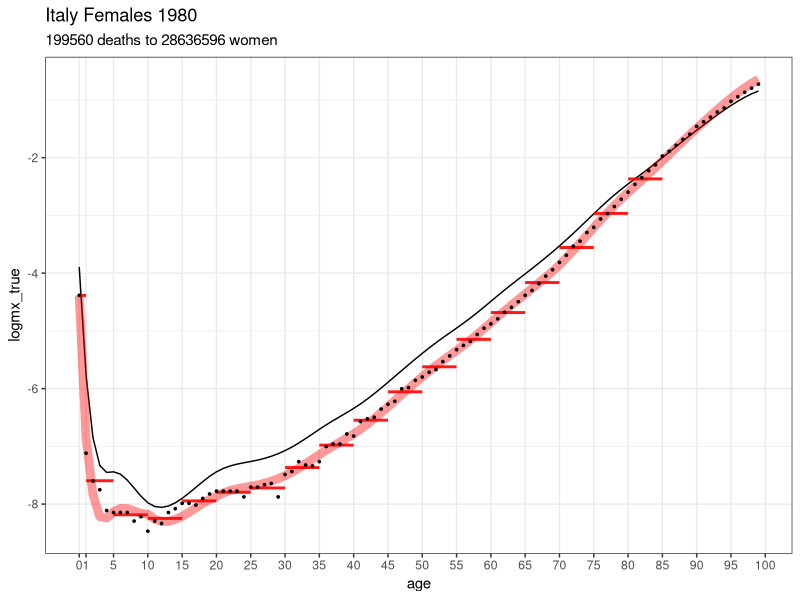
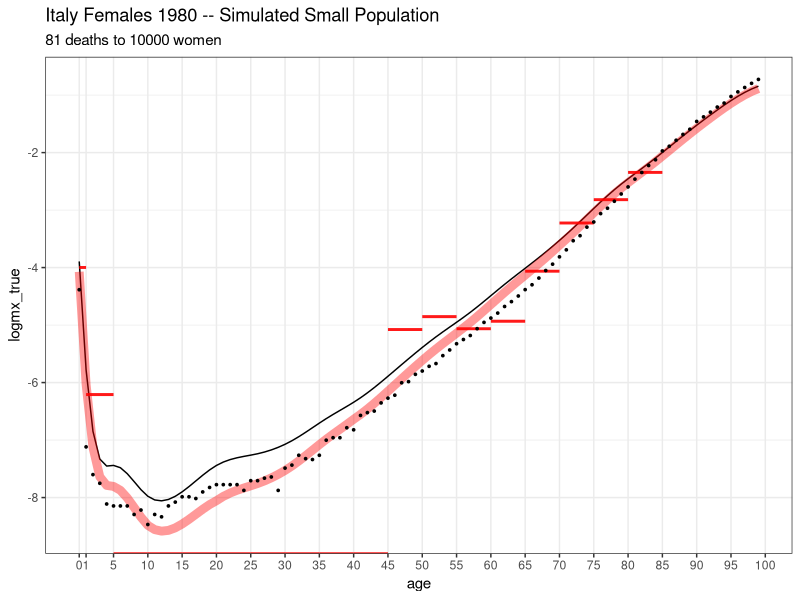
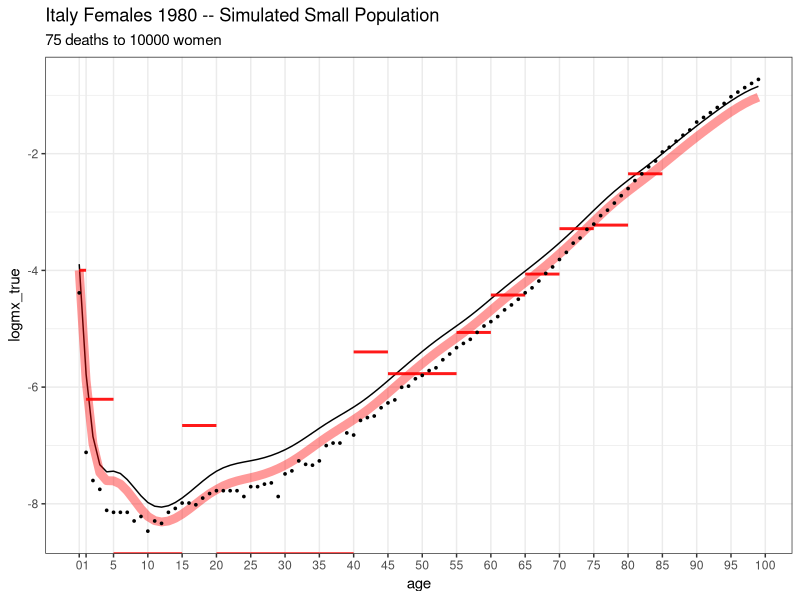
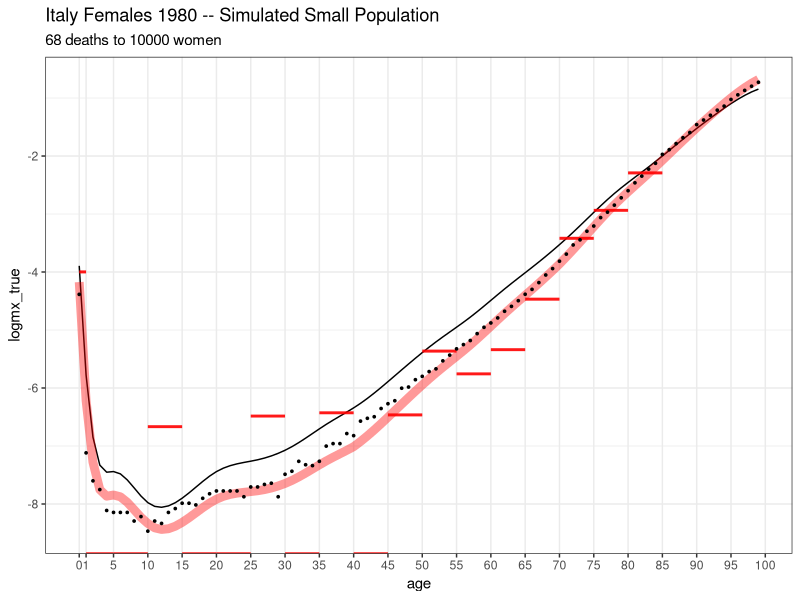
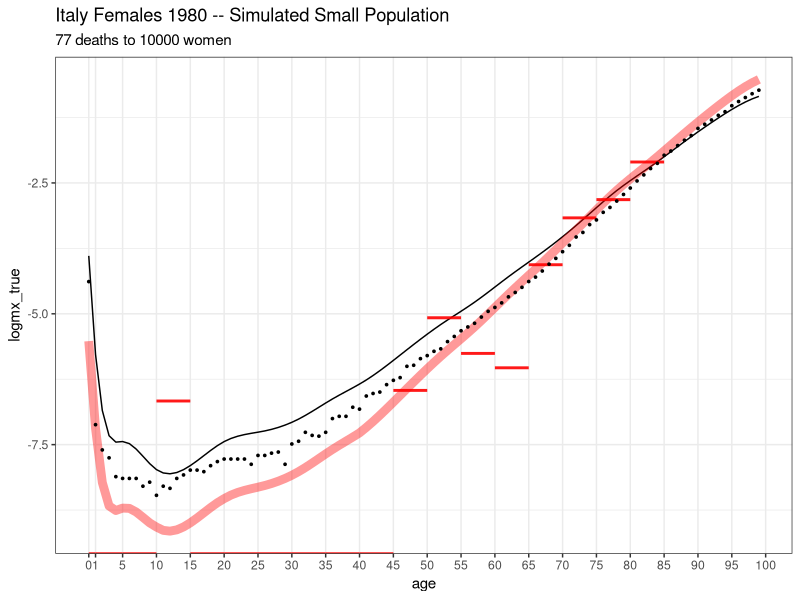
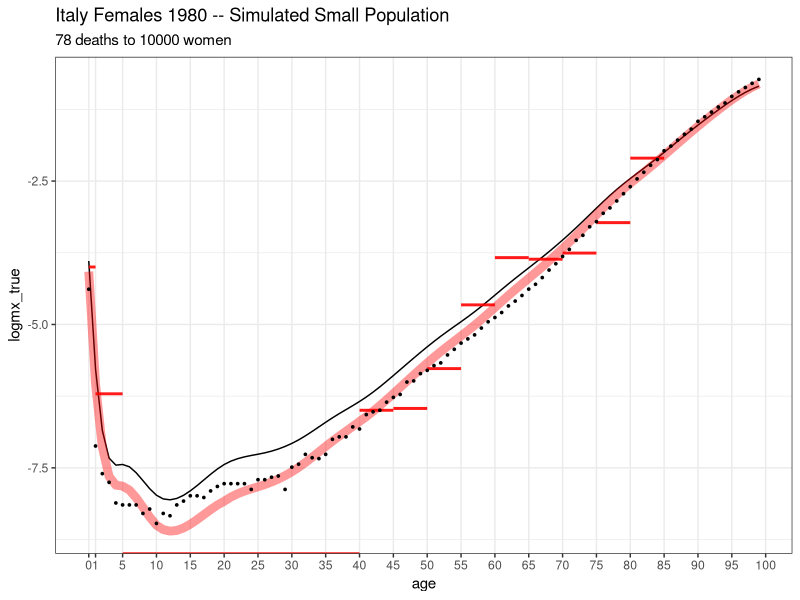
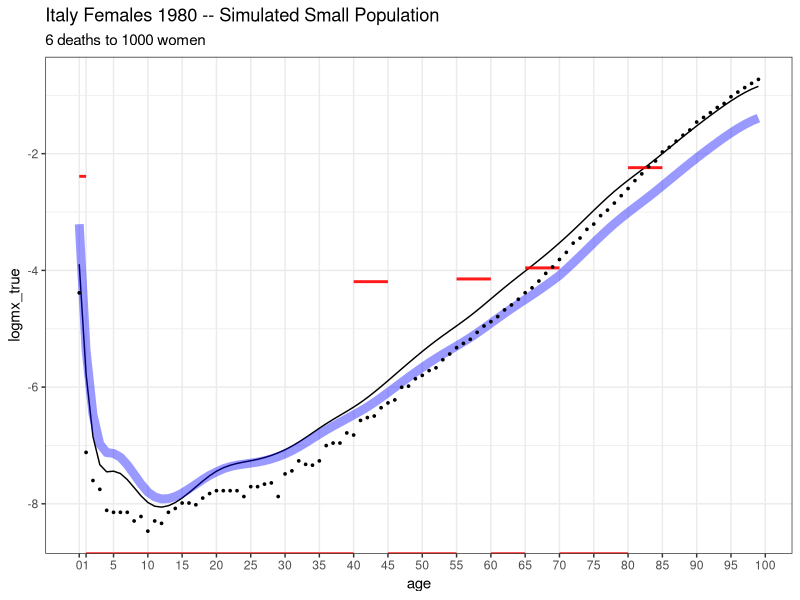
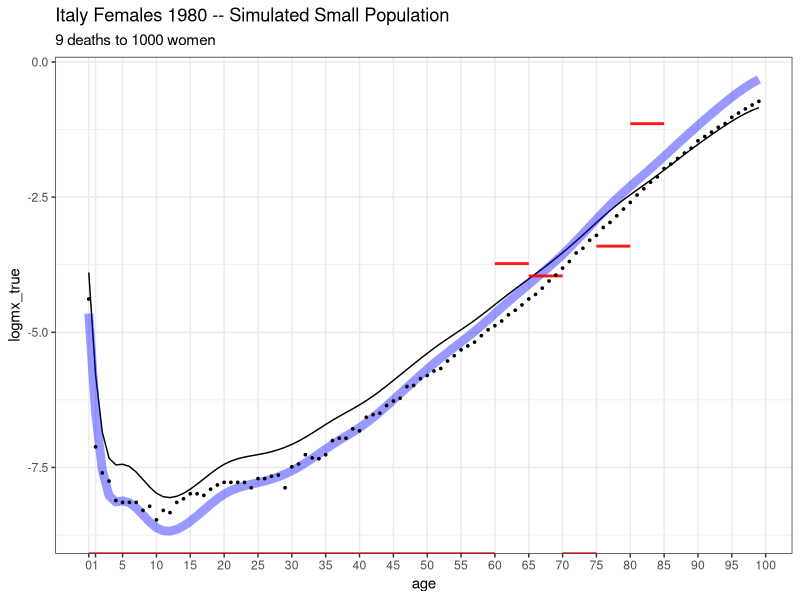

Source code (R) for these figures, in order:
## ---- chunk 1
knitr::opts_chunk$set(echo = TRUE)
## ---- chunk 2
library(tidyverse)
library(splines)

## Italian female 1980 HMD data for age groups

L = c(0,1,seq(5,80,5))
U = c(tail(L,-1),85)

N = c(312106.85, 1423566.3, 2105814.63, 2249555.41, 2230885.74, 1983157.8, 
1874479.58, 1989351.99, 1772133.73, 1896866.51, 1836597.36, 1834496.64, 
1811178.38, 1192763.85, 1498384.03, 1223810.9, 863725.92, 537720.77)

D = c(3889, 716, 587, 589, 791, 816, 832, 1257, 1651, 2721, 4310, 
6636, 10536, 11043, 23312, 34945, 44537, 50392)
  
## single-year ages for TOPALS schedule

age = 0:99
knot_positions = c(0,1,10,20,40,70)

## standard schedule is (arbitrarily) the 1959 period schedule 
## for Canadian females at ages 0,1,...,99 
## these are the log mortality rates
std = c(-3.8933, -5.7776, -6.8474, -7.3298, -7.4519, -7.4408, -7.4807, 
-7.5845, -7.7219, -7.8628, -7.9771, -8.041, -8.0568, -8.0329, 
-7.9779, -7.9005, -7.8088, -7.7101, -7.6113, -7.5195, -7.4415, 
-7.3823, -7.3393, -7.308, -7.2837, -7.2619, -7.238, -7.2082, 
-7.1712, -7.1264, -7.0735, -7.0118, -6.9414, -6.8648, -6.7849, 
-6.7047, -6.6272, -6.5544, -6.4845, -6.4147, -6.3423, -6.2645, 
-6.1791, -6.0872, -5.9904, -5.8903, -5.7887, -5.6869, -5.586, 
-5.4866, -5.3895, -5.2953, -5.2049, -5.1186, -5.0347, -4.9513, 
-4.8664, -4.778, -4.6847, -4.5877, -4.4887, -4.3895, -4.2918, 
-4.1969, -4.1041, -4.0122, -3.9199, -3.8261, -3.7296, -3.6303, 
-3.5278, -3.4221, -3.3129, -3.2004, -3.0861, -2.9716, -2.8589, 
-2.7497, -2.6458, -2.5482, -2.4556, -2.3659, -2.2771, -2.187, 
-2.0942, -1.9991, -1.9028, -1.8062, -1.7105, -1.6164, -1.5242, 
-1.434, -1.3458, -1.2596, -1.1758, -1.0958, -1.0212, -0.9535, 
-0.8944, -0.8454)

## single-year log mortality rates from HMD
## these are the targets for TOPALS estimation
ITA_HMD_logmx = 
  c(-4.3852, -7.1185, -7.6009, -7.7517, -8.1117, -8.1456, -8.1456, 
-8.1456, -8.294, -8.2171, -8.4684, -8.294, -8.3349, -8.1456, 
-8.0789, -7.9866, -7.9866, -8.0164, -7.902, -7.824, -7.7753, 
-7.7753, -7.7753, -7.7753, -7.8753, -7.7063, -7.7063, -7.6628, 
-7.6417, -7.8753, -7.4876, -7.4354, -7.2644, -7.3233, -7.3385, 
-7.2644, -7.0021, -6.959, -6.959, -6.7855, -6.8216, -6.5713, 
-6.5225, -6.4956, -6.3539, -6.2712, -6.2196, -6.0035, -5.9835, 
-5.8569, -5.7992, -5.7169, -5.6694, -5.5315, -5.433, -5.3247, 
-5.2514, -5.1814, -5.0625, -4.9533, -4.8783, -4.7915, -4.6767, 
-4.5923, -4.4945, -4.3836, -4.2992, -4.1825, -4.0513, -3.9409, 
-3.8135, -3.6913, -3.5332, -3.4455, -3.2966, -3.2069, -3.0614, 
-2.9677, -2.8466, -2.7201, -2.5974, -2.4617, -2.3462, -2.2249, 
-2.1253, -1.9713, -1.8905, -1.7861, -1.6842, -1.5945, -1.4583, 
-1.3792, -1.297, -1.2087, -1.1393, -1.0245, -0.9444, -0.8681, 
-0.7958, -0.7276)

## B is an Ax7 matrix. Each column is a linear B-spline basis function
B      = bs( age, knots=knot_positions, degree=1 )
K = ncol(B) 

## penalty
D1 = diff( diag(K), diff=1)
P  = 2 * crossprod(D1)

## weighting matrix W
A = length(age) # number of single-year ages
G = length(L)   # number of age groups

W = matrix(0, nrow=G, ncol=A, dimnames=list(L,age))

W['0','0'] = 1
W['1',2:5] = 0.25
for (i in 3:G) W[i, 5*(i-2)+1:5] = 0.2

## ---- chunk 3

next_alpha = function(alpha) {
  mu = as.vector( exp( std + B %*% alpha))
  M  = as.vector( W %*% mu)
  
  Dhat = N * M
  
  X = W %*% diag(mu) %*% B
  A = diag(N/M)
  
  y = (D-Dhat)/N + X %*% alpha
  
  updated_alpha = solve( t(X) %*% A %*% X + P, t(X) %*% A %*% y)
  return(updated_alpha)
}



## ---- chunk 4

 alpha = matrix(NA,K,6)

 alpha[,1] = rep(0,K)

 for (i in 2:ncol(alpha)) {
   alpha[,i] = next_alpha( alpha[,i-1])
 } 


 round( alpha,4)
 
 ## plot the data, true rates, and PIRLS fit
 
 df_grouped = data.frame(
                L = L,
                U = U,
                N = N,
                D = D
               ) %>%
          mutate(logmx_obs = log(D/N))
              
 
 df_single  = data.frame(
                  age=age,
                  std = std,
                  logmx_true = ITA_HMD_logmx,
                  logmx_fit  = std + B %*% alpha[,6]
               )

 ggplot(data = df_single, aes(x=age,y=logmx_true)) +
      geom_line(aes(x=age,y=std), color='black', lwd=0.5) +
      geom_line(aes(x=age,y=logmx_fit), color='red', lwd=3, alpha=.40) +
      geom_segment(data=df_grouped,aes(x=L,xend=U,
                                       y=logmx_obs,
                                       yend=logmx_obs),
                   color='red',lwd=1, alpha=.90) +
         geom_point(size=0.60) +
      labs(title='Italy Females 1980',
           subtitle = paste(sum(D),'deaths to',round(sum(N)),'women')) +
      scale_x_continuous(breaks=c(0,1,seq(5,100,5)),minor_breaks = NULL) +
      theme_bw()

## ---- chunk 5
## save the real data in "big" versions
  bigD = D
  bigN = N 

for (i in 1:5) {  
  ## simulate a small population    
    target_pop = 10000
    N = bigN * target_pop/sum(bigN)
    D = rpois(length(N), N* bigD/bigN)
    
  ## TOPALS fit with PIRLS
     alpha = matrix(NA,K,6)
  
   alpha[,1] = rep(0,K)
  
   for (i in 2:ncol(alpha)) {
     alpha[,i] = next_alpha( alpha[,i-1])
   } 
  
   round( alpha,4)


   ## plot the data, true rates, and PIRLS fit
   
   df_grouped = data.frame(
                  L = L,
                  U = U,
                  N = N,
                  D = D
                 ) %>%
            mutate(logmx_obs = log(D/N))
                
   
   df_single  = data.frame(
                    age=age,
                    std = std,
                    logmx_true = ITA_HMD_logmx,
                    logmx_fit  = std + B %*% alpha[,6]
                 )
  
  this_fig= ggplot(data = df_single, aes(x=age,y=logmx_true)) +
        geom_line(aes(x=age,y=std), color='black', lwd=0.5) +
        geom_line(aes(x=age,y=logmx_fit), color='red', lwd=3, alpha=.40) +
        geom_segment(data=df_grouped,aes(x=L,xend=U,
                                         y=logmx_obs,
                                         yend=logmx_obs),
                     color='red',lwd=1, alpha=.90) +
           geom_point(size=0.60) +
        labs(title='Italy Females 1980 -- Simulated Small Population',
             subtitle = paste(sum(D),'deaths to',round(sum(N)),'women')) +
        scale_x_continuous(breaks=c(0,1,seq(5,100,5)),minor_breaks = NULL) +
        theme_bw()
   
  print(this_fig)

}
## ---- chunk 6
## save the real data in "big" versions
  bigD = D
  bigN = N 

for (i in 1:5) {  
  ## simulate a small population    
    target_pop = 1000
    N = bigN * target_pop/sum(bigN)
    D = rpois(length(N), N* bigD/bigN)
    
  ## TOPALS fit with PIRLS
     alpha = matrix(NA,K,6)
  
   alpha[,1] = rep(0,K)
  
   for (i in 2:ncol(alpha)) {
     alpha[,i] = next_alpha( alpha[,i-1])
   } 
  
   round( alpha,4)


   ## plot the data, true rates, and PIRLS fit
   
   df_grouped = data.frame(
                  L = L,
                  U = U,
                  N = N,
                  D = D
                 ) %>%
            mutate(logmx_obs = log(D/N))
                
   
   df_single  = data.frame(
                    age=age,
                    std = std,
                    logmx_true = ITA_HMD_logmx,
                    logmx_fit  = std + B %*% alpha[,6]
                 )
  
  this_fig= ggplot(data = df_single, aes(x=age,y=logmx_true)) +
        geom_line(aes(x=age,y=std), color='black', lwd=0.5) +
        geom_line(aes(x=age,y=logmx_fit), color='blue', lwd=3, alpha=.40) +
        geom_segment(data=df_grouped,aes(x=L,xend=U,
                                         y=logmx_obs,
                                         yend=logmx_obs),
                     color='red',lwd=1, alpha=.90) +
           geom_point(size=0.60) +
        labs(title='Italy Females 1980 -- Simulated Small Population',
             subtitle = paste(sum(D),'deaths to',round(sum(N)),'women')) +
        scale_x_continuous(breaks=c(0,1,seq(5,100,5)),minor_breaks = NULL) +
        theme_bw()
   
  print(this_fig)

}
